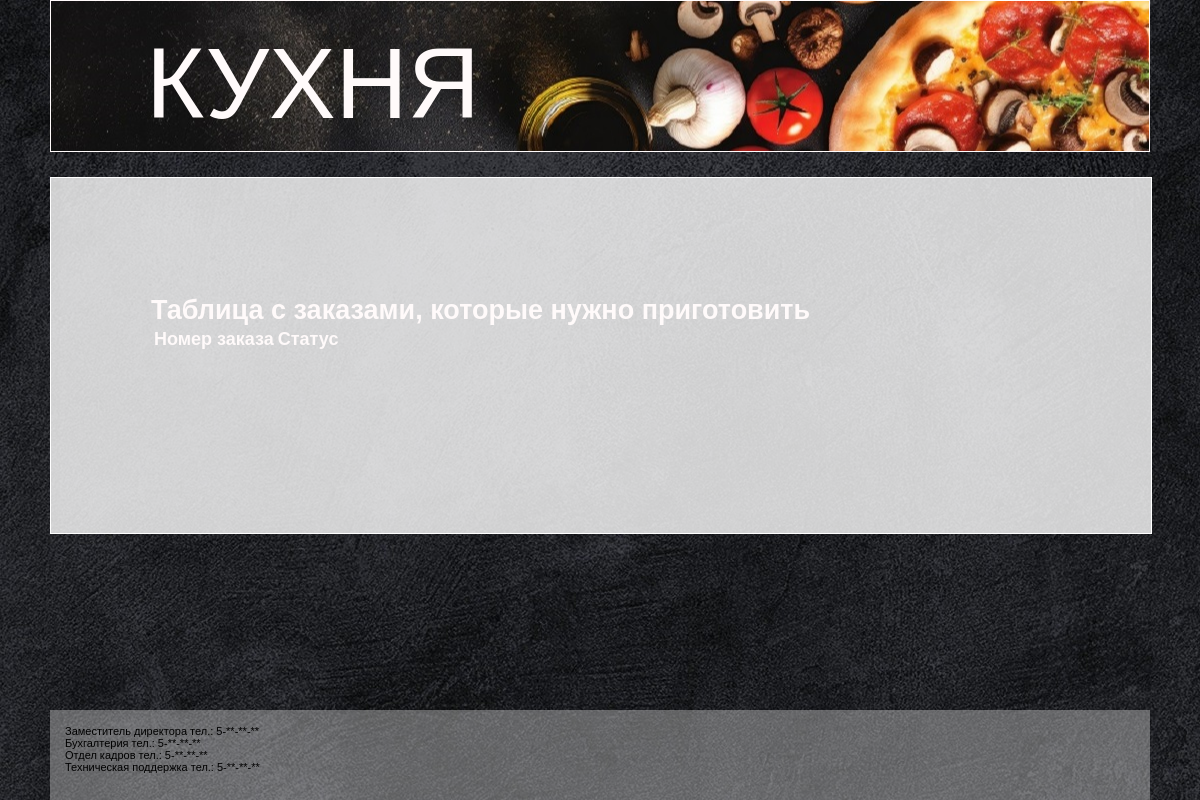
Before: /cook/ with the older database file.
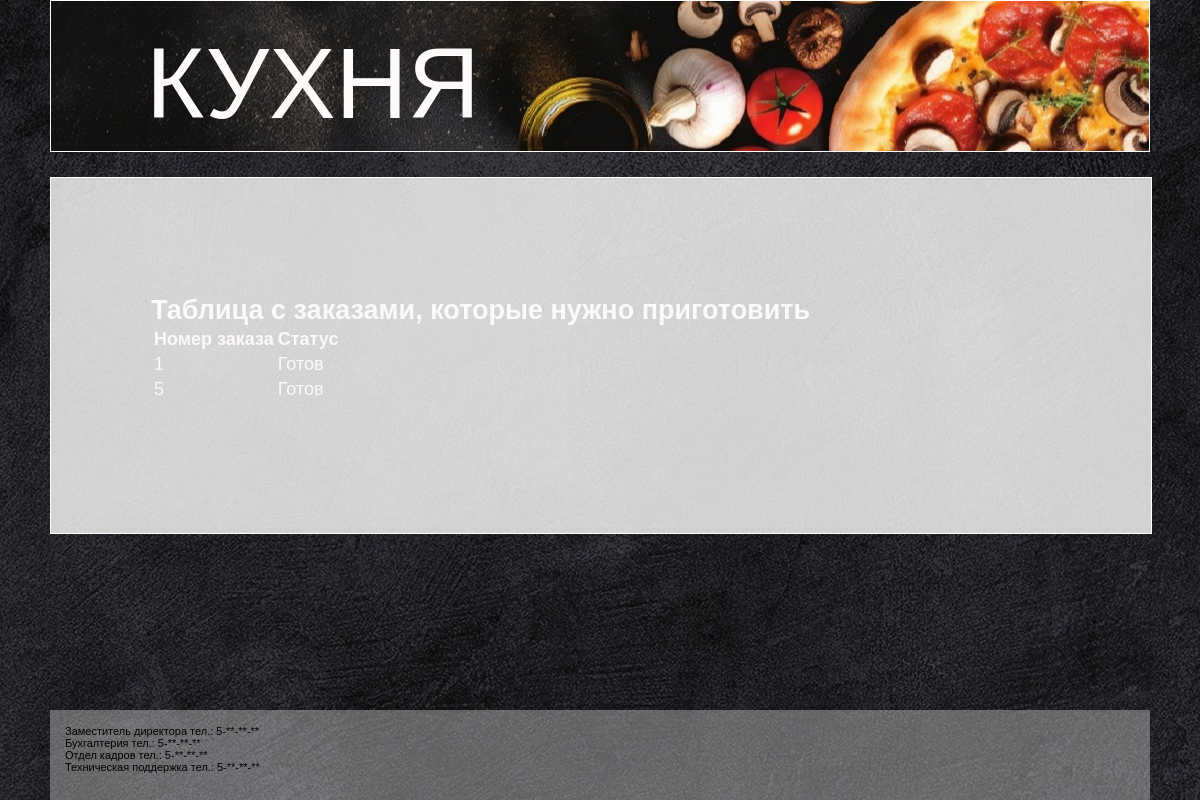
After: the same page with the newer database file.
### orders/models.py (models this page shows, shortened)
class Order(models.Model):
    name = models.CharField(max_length=50, null=True)
    order = models.CharField(max_length=50, null=True)
    ready_to_delivery = models.CharField(max_length=50, null=True)
    date_added = models.DateTimeField(auto_now_add=True)

### orders/views.py (the view)
# urls.py: path('cook/', views.cook, name='cook'),    #http://127.0.0.1:8000/cook/
def cook(request):
    orders_to_cook = Order.objects.all()  # Получаем все объекты модели Order из базы данных
    return render(request, 'orders/cook.html', {'orders_to_cook': orders_to_cook})

### orders/templates/orders/cook.html
{% extends 'base.html' %}
{% block content %}
<h2>Таблица с заказами, которые нужно приготовить</h2>
<table>
  <thead>
    <tr>
      <th>Номер заказа</th>
      <th>Статус</th>
    </tr>
  </thead>
  <tbody>
    {% for order in orders_to_cook %}
    <tr>
      <td>{{ order.id }}</td>
      <td>{% if order.ready_to_delivery == 'Нет' %} В процессе {% else %} Готов {% endif %}</td>
    </tr>
    {% endfor %}
  </tbody>
</table>
{% endblock %}

Changed rows visible on the page:
added Order: id "1", shows "Готов"
added Order: id "5", shows "Готов"
